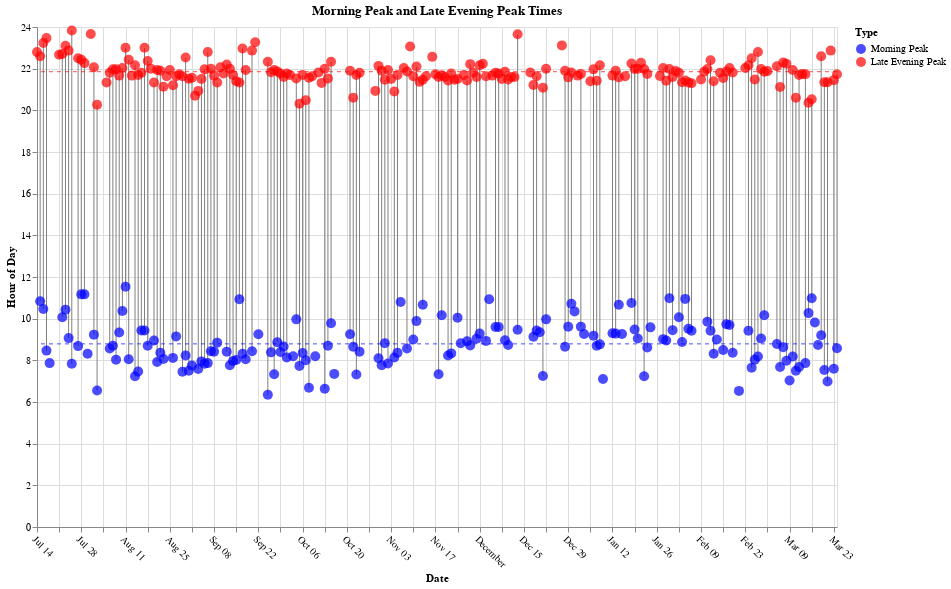

Source (notebook cell):
### Code cell
# Create a data frame for visualization
times_data = pd.DataFrame({
    'dayAndNightOf': m['dayAndNightOf'],
    'MP_Time': m['MP_merge_datetime'],
    'LEP_Time': m['LEP_merge_datetime']
})

# Extract hour of day for better visualization
times_data['MP_Hour'] = times_data['MP_Time'].dt.hour + times_data['MP_Time'].dt.minute/60
times_data['LEP_Hour'] = times_data['LEP_Time'].dt.hour + times_data['LEP_Time'].dt.minute/60
# Handle LEP hours that might be in the evening (e.g., 22:00)
times_data['LEP_Hour_Adj'] = times_data['LEP_Hour']

# Create a long format dataset for points
points_data = pd.concat([
    pd.DataFrame({
        'dayAndNightOf': times_data['dayAndNightOf'],
        'Hour': times_data['MP_Hour'],
        'Type': 'Morning Peak'
    }),
    pd.DataFrame({
        'dayAndNightOf': times_data['dayAndNightOf'],
        'Hour': times_data['LEP_Hour_Adj'],
        'Type': 'Late Evening Peak'
    })
])

# Create the base chart
base = alt.Chart(times_data).encode(
    x=alt.X('dayAndNightOf:T', 
            title='Date',
            axis=alt.Axis(labelAngle=45))
)

# Create lines connecting MP and LEP times
lines = base.mark_rule(color='gray').encode(
    y=alt.Y('MP_Hour:Q', title='Hour of Day'),
    y2=alt.Y2('LEP_Hour_Adj:Q')
)

# Create points for MP and LEP times
points = alt.Chart(points_data).mark_point(size=100, filled=True).encode(
    x=alt.X('dayAndNightOf:T'),
    y=alt.Y('Hour:Q'),
    color=alt.Color('Type:N', 
                   scale=alt.Scale(
                       domain=['Morning Peak', 'Late Evening Peak'],
                       range=['blue', 'red']
                   )),
    tooltip=[
        alt.Tooltip('dayAndNightOf:T', title='Date', format='%Y-%m-%d'),
        alt.Tooltip('Hour:Q', title='Time', format='.2f'),
        alt.Tooltip('Type:N')
    ]
)

# Calculate average times
avg_mp = times_data['MP_Hour'].mean()
avg_lep = times_data['LEP_Hour_Adj'].mean()

# Add reference lines for averages
mp_avg_line = alt.Chart(pd.DataFrame({'avg': [avg_mp]})).mark_rule(
    color='blue', 
    strokeDash=[4, 4],
    opacity=0.7
).encode(y='avg:Q')

lep_avg_line = alt.Chart(pd.DataFrame({'avg': [avg_lep]})).mark_rule(
    color='red', 
    strokeDash=[4, 4],
    opacity=0.7
).encode(y='avg:Q')

# Combine all elements
chart = (lines + points + mp_avg_line + lep_avg_line).properties(
    width=800,
    height=500,
    title='Morning Peak and Late Evening Peak Times'
).configure_axis(
    grid=True
)

# Print the calculated average times
print(f"Average Morning Peak: {int(avg_mp)}:{int((avg_mp % 1) * 60):02d}")
print(f"Average Late Evening Peak: {int(avg_lep)}:{int((avg_lep % 1) * 60):02d}")
print(f"Average time difference: {avg_lep - avg_mp:.2f} hours")

chart'
][;

### Figure 1 — Vega-Lite specification as saved in the notebook (floating-point values rounded to 4 significant figures; data arrays with more than 128 entries replaced by an {"elided": "..."} marker saying what was removed)
{"config": {"view": {"continuousWidth": 300, "continuousHeight": 300}, "axis": {"grid": true}}, "layer": [{"data": {"name": "data-d73b154c820ca2f7871699057cfd34c9"}, "mark": {"type": "rule", "color": "gray"}, "encoding": {"x": {"axis": {"labelAngle": 45}, "field": "dayAndNightOf", "title": "Date", "type": "temporal"}, "y": {"field": "MP_Hour", "title": "Hour of Day", "type": "quantitative"}, "y2": {"field": "LEP_Hour_Adj"}}}, {"data": {"name": "data-8285cce9d7a88b1f0b8d01f45f99a368"}, "mark": {"type": "point", "filled": true, "size": 100}, "encoding": {"color": {"field": "Type", "scale": {"domain": ["Morning Peak", "Late Evening Peak"], "range": ["blue", "red"]}, "type": "nominal"}, "tooltip": [{"field": "dayAndNightOf", "format": "%Y-%m-%d", "title": "Date", "type": "temporal"}, {"field": "Hour", "format": ".2f", "title": "Time", "type": "quantitative"}, {"field": "Type", "type": "nominal"}], "x": {"field": "dayAndNightOf", "type": "temporal"}, "y": {"field": "Hour", "type": "quantitative"}}}, {"data": {"name": "data-16c924ee87ae8f992551d08e4a466f6b"}, "mark": {"type": "rule", "color": "blue", "opacity": 0.7, "strokeDash": [4, 4]}, "encoding": {"y": {"field": "avg", "type": "quantitative"}}}, {"data": {"name": "data-031fe11874afafef028dca5f4162cc10"}, "mark": {"type": "rule", "color": "red", "opacity": 0.7, "strokeDash": [4, 4]}, "encoding": {"y": {"field": "avg", "type": "quantitative"}}}], "height": 500, "title": "Morning Peak and Late Evening Peak Times", "width": 800, "$schema": "https://vega.github.io/schema/vega-lite/v5.20.1.json", "datasets": {"data-d73b154c820ca2f7871699057cfd34c9": {"elided": "255 records"}, "data-8285cce9d7a88b1f0b8d01f45f99a368": {"elided": "510 records"}, "data-16c924ee87ae8f992551d08e4a466f6b": [{"avg": 8.79}], "data-031fe11874afafef028dca5f4162cc10": [{"avg": 21.85}]}}
